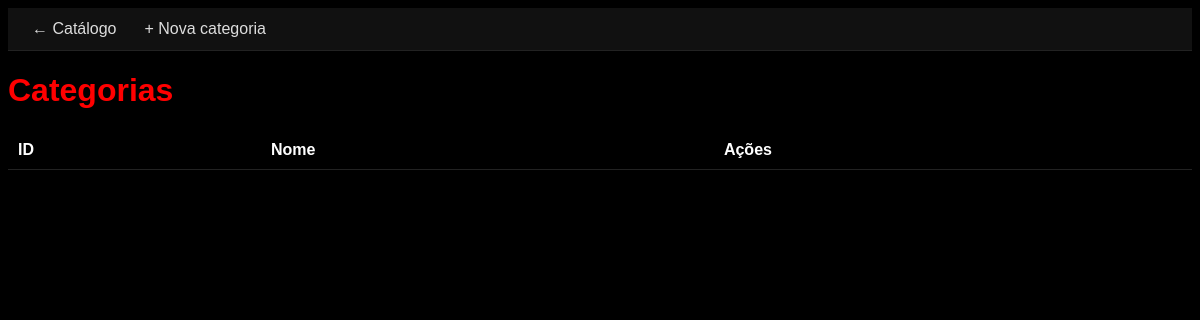
The page /controllers/CategoriaController.php?action=index on the database as committed earlier.
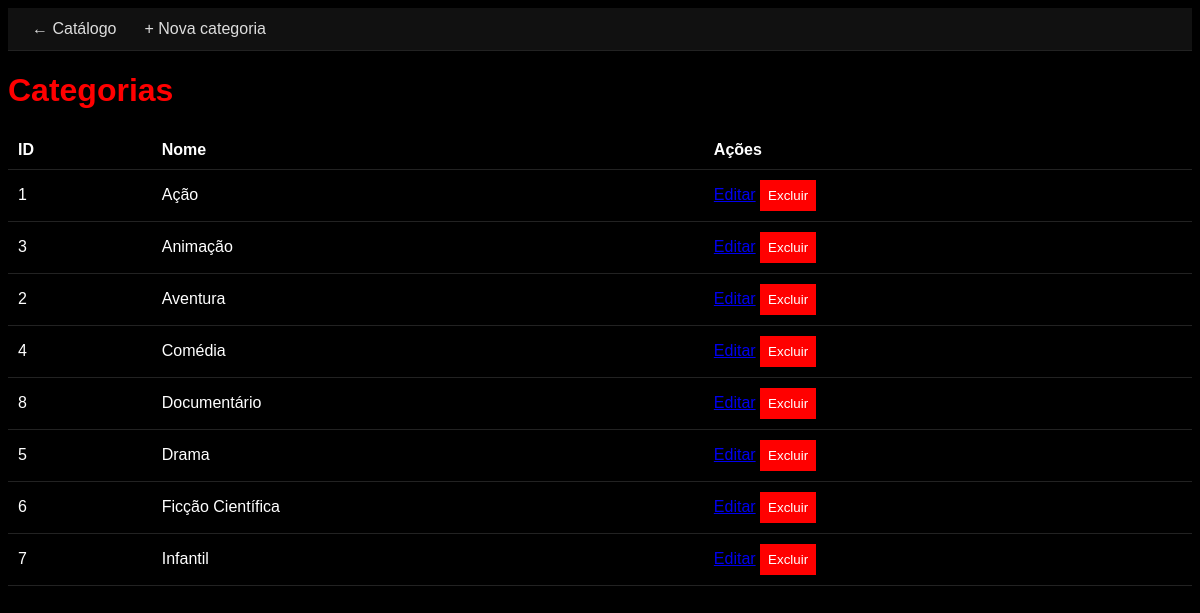
The same page on the database as committed later.
### tables this page shows
CREATE TABLE categorias (
    id INT AUTO_INCREMENT PRIMARY KEY,
    nome VARCHAR(80) NOT NULL UNIQUE
);

### config/Database.php (called while the page is built)
<?php
class Database
{
    private static $instance = null;
    public static function getConnection()
    {
        if (self::$instance === null)
        {
            self::$instance = new PDO(
                "mysql:host=localhost:3307;dbname=netflix_db;charset=utf8",
                "root",
                ""
            );
            self::$instance->setAttribute(
                PDO::ATTR_ERRMODE,
                PDO::ERRMODE_EXCEPTION
            );
        }
        return self::$instance;
    }
}

### models/Categoria.php (called while the page is built, shortened)
<?php
require_once __DIR__ . '/../config/Database.php';
class Categoria
{
    private $pdo;
    public function __construct()
    {
        $this->pdo = Database::getConnection();
    }
    public function listarTodas()
    {
        $sql = "SELECT * FROM categorias ORDER BY nome ASC";
        return $this->pdo->query($sql)->fetchAll(PDO::FETCH_ASSOC);
    }
}

### views/categorias/index.php (the view, shortened to what this page needs)
<!DOCTYPE html>
<html lang="pt-br">
<head>
    <link rel="stylesheet" href="<?= BASE_URL ?>/assets/css/style.css">
</head>
<body>
<header class="topo">
    <a href="<?= BASE_URL ?>/controllers/FilmeController.php?action=index">← Catálogo</a>
    <a href="<?= BASE_URL ?>/controllers/CategoriaController.php?action=criar">+ Nova categoria</a>
</header>
<main>
    <h1>Categorias</h1>
    <table class="tabela">
        <thead><tr><th>ID</th><th>Nome</th><th>Ações</th></tr></thead>
        <tbody>
        <?php foreach ($categorias as $c): ?>
            <tr>
                <td><?= (int)$c['id'] ?></td>
                <td><?= htmlspecialchars($c['nome']) ?></td>
                <td>
                    <a href="<?= BASE_URL ?>/controllers/CategoriaController.php?action=editar&id=<?= (int)$c['id'] ?>">Editar</a>
                    <form method="POST" action="<?= BASE_URL ?>/controllers/CategoriaController.php" style="display:inline"
                          onsubmit="return confirm('Excluir esta categoria?');">
                        <button type="submit">Excluir</button>
                    </form>
                </td>
            </tr>
        <?php endforeach; ?>
        </tbody>
    </table>
</main>
</body>
</html>

### controllers/CategoriaController.php (shortened to what this page needs)
<?php
require_once __DIR__ . '/../config/session.php';
require_once __DIR__ . '/../models/Categoria.php';
class CategoriaController
{
    private $model;
    public function __construct()
    {
        $this->model = new Categoria();
    }
    public function index()
    {
        $categorias = $this->model->listarTodas();
        require __DIR__ . '/../views/categorias/index.php';
    }
}
if (basename($_SERVER['SCRIPT_FILENAME']) === basename(__FILE__)) {
    $controller = new CategoriaController();
    $action = $_REQUEST['action'] ?? 'index';
    if (method_exists($controller, $action)) {
        $controller->$action();
    } else {
        echo "Ação inválida.";
    }
}

### assets/css/style.css (style rules this page uses)
body { background: #000; color: white; font-family: Arial; }
h1 { color: red; }
button { background: red; color: white; border: none; padding: 8px; cursor: pointer; }
.topo { display: flex; align-items: center; gap: 16px; padding: 12px 24px; background: #111; border-bottom: 1px solid #222; }
.topo nav a, .topo > a { color: #ddd; text-decoration: none; margin-right: 12px; }
.tabela { width: 100%; border-collapse: collapse; margin: 16px 0; }
.tabela th, .tabela td { padding: 10px; border-bottom: 1px solid #222; text-align: left; }

Rows that differ between the two databases and show on the page:
added categorias: id "1", nome "Ação"
added categorias: id "3", nome "Animação"
added categorias: id "2", nome "Aventura"
added categorias: id "4", nome "Comédia"
added categorias: id "8", nome "Documentário"
added categorias: id "5", nome "Drama"
added categorias: id "6", nome "Ficção Científica"
added categorias: id "7", nome "Infantil"
